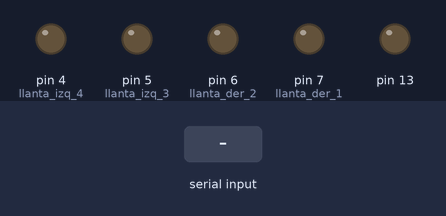
Recording of a sketch running on a simulated Arduino Uno, built with avr-gcc and run on an emulated ATmega328P. Shown: output pins drawn as LEDs (lit = HIGH). The test bench sets the inputs (shaded band). What the sketch prints to the serial monitor is not drawn.

Above: at 1.2 s.
1.3 s: "1" received over the second serial link
At 1.9 s:
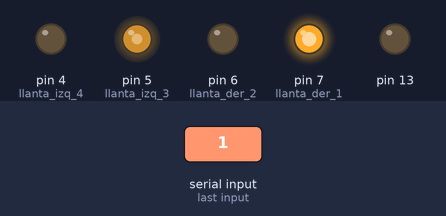
2.8 s: "2" received over the second serial link
At 3.1 s:
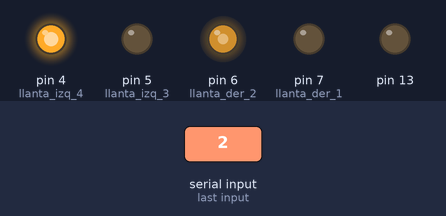
4.3 s: "3" received over the second serial link
At 5.4 s:
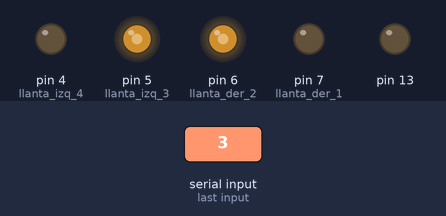
5.8 s: "4" received over the second serial link
At 6.6 s:
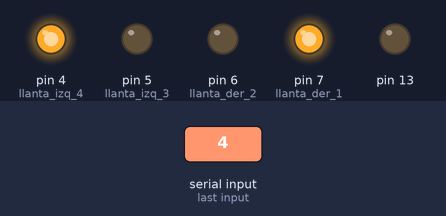
Timing chart, 0 to 8.3 s (numbered marks = the images above; inputs shaded):
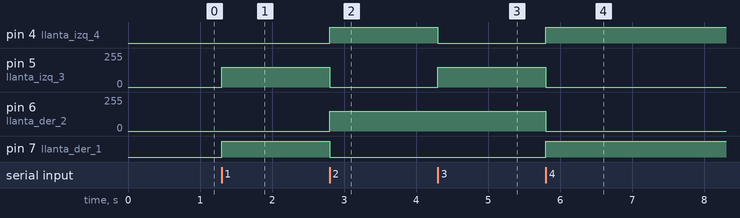

The sketch:

conmando_bluethoot.ino
```cpp
#include <SoftwareSerial.h>   // Incluimos la librería  SoftwareSerial
SoftwareSerial Bluetooth(10,11);    // Definimos los pines RX y TX del Arduino conectados al Bluetooth
//11 Rx     10Tx

char comando =0;

//Llantas
int llanta_der_1 = 7;
int llanta_der_2 = 6;
int llanta_izq_3 = 5;
int llanta_izq_4 = 4;

int velocidad = 150; //0 - 255
int espera = 2000;

void setup(){
  Bluetooth.begin(38400);       // Inicializamos el puerto serie BT (Para Modo AT 2)
  Serial.begin(9600);   // Inicializamos  el puerto serie

  pinMode(13, OUTPUT);

  // inicializar como salidas digitales
  pinMode(llanta_der_1, OUTPUT);
  pinMode(llanta_der_2, OUTPUT);
  pinMode(llanta_izq_3, OUTPUT);
  pinMode(llanta_izq_4, OUTPUT);

  //Inicializando en lOW
  analogWrite(llanta_der_1, LOW);
  analogWrite(llanta_der_2, LOW);
  analogWrite(llanta_izq_3, LOW);
  analogWrite(llanta_izq_4, LOW);
}

void loop(){

  if(Bluetooth.available())
  {

    comando = Bluetooth.read();
    Serial.write(comando);

    switch (comando){
      case '1':
        avanzar();
        Serial.write(comando);
        break;

      case '2':
        reversa();
        break;

      case '3':
        vuelta_derecha();
        break;

      case '4':
        vuelta_izquierda();
        break;

      default:
        detenerse();
        break;

    }


  }
}

void avanzar(){
  analogWrite(llanta_der_1, velocidad);
  analogWrite(llanta_der_2, LOW);

  analogWrite(llanta_izq_3, velocidad);
  analogWrite(llanta_izq_4, LOW);

}

void reversa(){
  analogWrite(llanta_der_1, LOW);
  analogWrite(llanta_der_2, velocidad);

  analogWrite(llanta_izq_3, LOW);
  analogWrite(llanta_izq_4, velocidad);

}

void detenerse(){
   analogWrite(llanta_der_1, LOW);
  analogWrite(llanta_der_2, LOW);

  analogWrite(llanta_izq_3, LOW);
  analogWrite(llanta_izq_4, LOW);
}


void vuelta_derecha(){
  // Para girar a la derecha, la llanta izquierda avanza hacia delante y la llanta derecha acanza hacia atras
  analogWrite(llanta_izq_3, velocidad);
  analogWrite(llanta_izq_4, LOW);

    analogWrite(llanta_der_1, LOW);
  analogWrite(llanta_der_2, velocidad);
}

void vuelta_izquierda(){
  analogWrite(llanta_der_1, velocidad);
  analogWrite(llanta_der_2, LOW);

    analogWrite(llanta_izq_3, LOW);
  analogWrite(llanta_izq_4, velocidad);
}
```

Measured:
- after the input at 1.3 s, pin 5 (llanta_izq_3): 0/255 → 150/255 at once; pin 7 (llanta_der_1): LOW → HIGH at once
- after the input at 2.8 s, pin 4 (llanta_izq_4): LOW → HIGH at once; pin 5 (llanta_izq_3): 150/255 → 0/255 at once; pin 6 (llanta_der_2): 0/255 → 150/255 at once; pin 7 (llanta_der_1): HIGH → LOW at once
- after the input at 4.3 s, pin 4 (llanta_izq_4): HIGH → LOW at once; pin 5 (llanta_izq_3): 0/255 → 150/255 at once
- after the input at 5.8 s, pin 4 (llanta_izq_4), pin 7 (llanta_der_1): LOW → HIGH at once; pin 5 (llanta_izq_3), pin 6 (llanta_der_2): 150/255 → 0/255 at once
